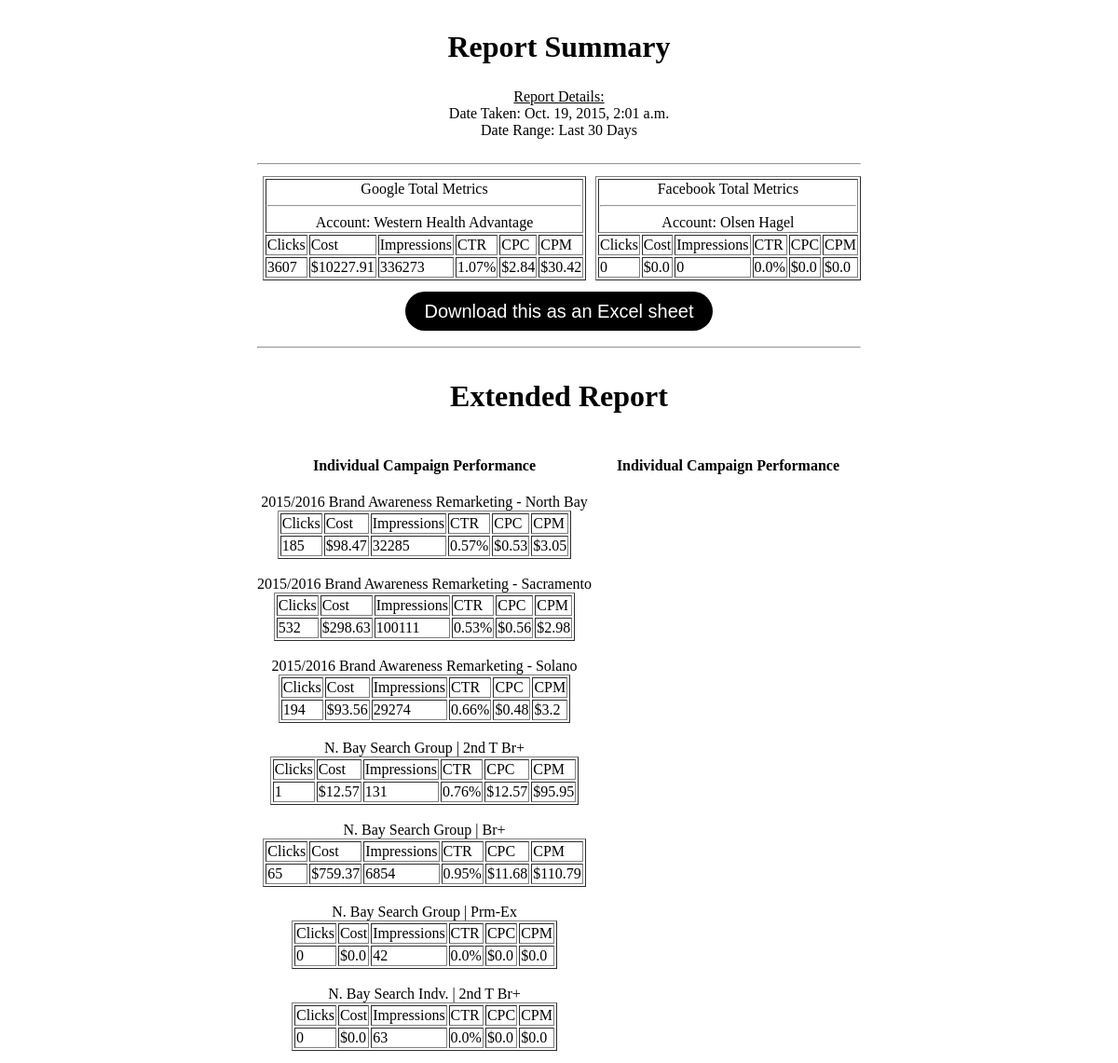
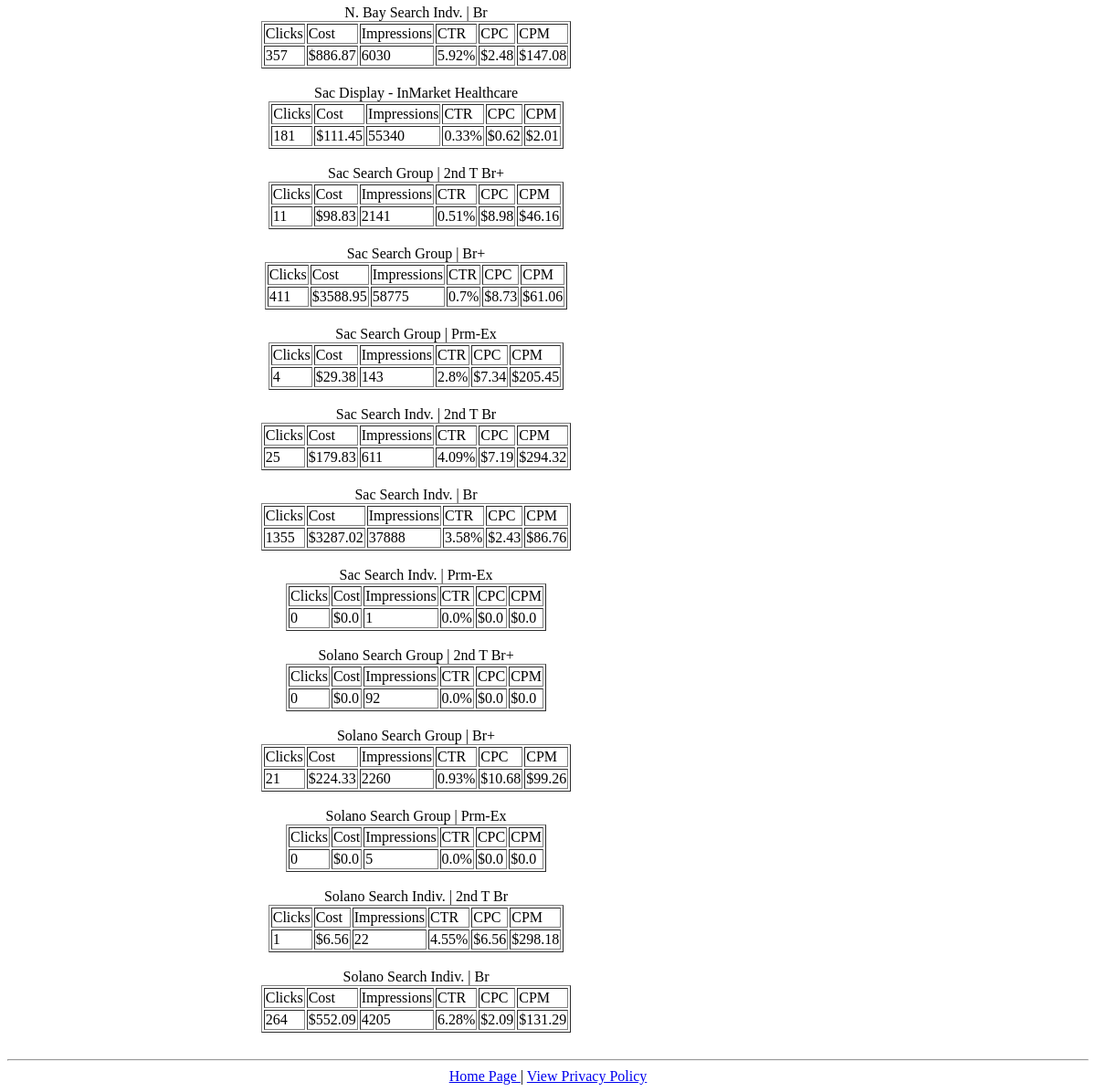
/report/view/812/812/ (signed in), run on the app's committed database (2 pictures, top to bottom).
### report/models.py (models this page shows, shortened)
class Report(models.Model):
	date_taken = models.DateTimeField(auto_now_add=True, blank=True)
	date_range = models.CharField(max_length=200, default='')
	user = models.CharField(max_length=200,default='')
	google_account = models.CharField(max_length=200,default='')

class Source(models.Model):
	name = models.CharField(max_length=200,default='')
	clicks = models.IntegerField(default=0)
	impressions = models.IntegerField(default=0)
	cost = models.FloatField(default=0)
	CTR = models.FloatField(default=0)
	CPC = models.FloatField(default=0)
	CPM = models.FloatField(default=0)

class FacebookAccount(models.Model):
	account_name = models.CharField(max_length=200, default='')
	account_id = models.CharField(max_length=200,default='')
	report = models.ForeignKey(Report, blank=True, null=True)

class adSource(models.Model):
	provider = models.CharField(max_length=200,default='')
	name = models.CharField(max_length=200,default='')
	clicks = models.IntegerField(default=0)
	impressions = models.IntegerField(default=0)
	cost = models.FloatField(default=0)
	CTR = models.FloatField(default=0)
	CPC = models.FloatField(default=0)
	CPM = models.FloatField(default=0)

### report/views.py (the view)
# urls.py: url(r'^view/(?P<gcid>[0-9]+)/(?P<fcid>[0-9]+)/$', views.grandview, name="grandview"),
def grandview(request, gcid, fcid):
  report = Report.objects.get()
  g_src = Source.objects.get(name='Google')
  fb_account = FacebookAccount.objects.get(pk=fcid)
  fb_adsource = adSource.objects.get(provider='Facebook', name=fb_account.account_name)
  campaign_list = FacebookCampaign.objects.filter(account=fb_account).order_by('name')
  g_adsource = adSource.objects.filter(provider='Google').order_by('name')
  if request.user.username == report.user:
    authenticated = True
  else:
    authenticated = False
  return render(request, 'report/grandview.html', {'authenticated':authenticated,'report':report, 'g_src': g_src, 'fb_account':fb_account, 'campaign_list':campaign_list, 'fb_adsource':fb_adsource, 'g_adsource':g_adsource})

### report/templates/report/grandview.html (shortened to what this page needs)
<!DOCTYPE html>
<html>
<head>
</head>
<body>
<center>
{% if not authenticated %}
	You are not authenticated to view the report currently stored <br>
	to run a new report click <a href="../../"><u> here </u></a>
{% else %}
<table border=0>
<tr>
	<td colspan="2" align="center">
		<h1> Report Summary </h1>
	</td>
</tr>
<tr>
	<td colspan="2" align="center">
		<u>Report Details:</u><br>
		Date Taken: {{report.date_taken}}<br>
		Date Range: {{report.date_range}}<br><br>
		<hr>
	</td>
</tr>
<tr>
	<td align="center">
		<table border=1>
		<tr>
			<td colspan="6" align="center">
				Google Total Metrics
				<hr>
				Account: {{report.google_account}}
			</td>
		</tr>
		<tr>
			<td>Clicks</td>
			<td>Cost</td>
			<td>Impressions</td>
			<td>CTR</td>
			<td>CPC</td>
			<td>CPM</td>
		</tr>
		<tr>
			<td>{{g_src.clicks}}</td>
			<td>${{g_src.cost}}</td>
			<td>{{g_src.impressions}}</td>
			<td>{{g_src.CTR}}%</td>
			<td>${{g_src.CPC}}</td>
			<td>${{g_src.CPM}}</td>
		</tr>
		</table>
	</td>
	<td align="center">
		<table border=1>
		<tr>
			<td colspan="6" align="center">
				Facebook Total Metrics
				<hr>
				Account: {{fb_account.account_name}}
			</td>
		</tr>
		<tr>
			<td>Clicks</td>
			<td>Cost</td>
			<td>Impressions</td>
			<td>CTR</td>
			<td>CPC</td>
			<td>CPM</td>
		</tr>
		<tr>
			<td>{{fb_adsource.clicks}}</td>
			<td>${{fb_adsource.cost}}</td>
			<td>{{fb_adsource.impressions}}</td>
			<td>{{fb_adsource.CTR}}%</td>
			<td>${{fb_adsource.CPC}}</td>
			<td>${{fb_adsource.CPM}}</td>
		</tr>
		</table>
	</td>
</tr>
<tr>
	<td colspan="2" align="center">
		<br><a href="../../spreadsheet/{{fb_account.account_id}}" class="btn"> Download this as an Excel sheet </a> <br><br><hr>
	</td>
</tr>
<tr>
	<td colspan="2" align="center"><h1> Extended Report </h1></td>
</tr>
<tr>
	<td align="center" valign="top">
			<h4>Individual Campaign Performance</h4>
			{% for campaign in g_adsource %}
			{{campaign.name}}
			<table border=1>
			<tr>
				<td>Clicks</td>
				<td>Cost</td>
				<td>Impressions</td>
				<td>CTR</td>
				<td>CPC</td>
				<td>CPM</td>
			</tr>
			<tr>
				<td>{{campaign.clicks}}</td>
				<td>${{campaign.cost}}</td>
				<td>{{campaign.impressions}}</td>
				<td>{{campaign.CTR}}%</td>
				<td>${{campaign.CPC}}</td>
				<td>${{campaign.CPM}}</td
			</tr>
			</table>
			<br>
		{% endfor %}
	</td>
	<td align="center" valign="top">
			<h4>Individual Campaign Performance</h4>
	</td>
</tr>
</table>
{% endif %}
<hr>
<a href="../../../../"> Home Page </a> | <a href="../../privacypolicy"> View Privacy Policy </a>
</center>
</body>
</html>

### report/templates/report/grandview.html (style rules this page uses)
.btn { -webkit-border-radius: 28; -moz-border-radius: 28; border-radius: 28px; font-family: Arial; color: #ffffff; font-size: 20px; background: #000000; padding: 10px 20px 10px 20px; text-decoration: none; }

### data on the page
Report: date_taken "Oct. 19, 2015, 2:01 a.m.", date_range "Last 30 Days", google_account "Western Health Advantage"
Source: clicks "3607", cost "10227.91", impressions "336273", CTR "1.07", CPC "2.84", CPM "30.42"
FacebookAccount: account_name "Olsen Hagel"
adSource: clicks "0", cost "0.0", impressions "0", CTR "0.0", CPC "0.0", CPM "0.0"
adSource: name "2015/2016 Brand Awareness Remarketing - North Bay", clicks "185", cost "98.47", impressions "32285", CTR "0.57", CPC "0.53", CPM "3.05"
adSource: name "2015/2016 Brand Awareness Remarketing - Sacramento", clicks "532", cost "298.63", impressions "100111", CTR "0.53", CPC "0.56", CPM "2.98"
adSource: name "2015/2016 Brand Awareness Remarketing - Solano", clicks "194", cost "93.56", impressions "29274", CTR "0.66", CPC "0.48", CPM "3.2"
adSource: name "N. Bay Search Group | 2nd T Br+", clicks "1", cost "12.57", impressions "131", CTR "0.76", CPC "12.57", CPM "95.95"
adSource: name "N. Bay Search Group | Br+", clicks "65", cost "759.37", impressions "6854", CTR "0.95", CPC "11.68", CPM "110.79"
adSource: name "N. Bay Search Group | Prm-Ex", clicks "0", cost "0.0", impressions "42", CTR "0.0", CPC "0.0", CPM "0.0"
adSource: name "N. Bay Search Indv. | 2nd T Br+", clicks "0", cost "0.0", impressions "63", CTR "0.0", CPC "0.0", CPM "0.0"
adSource: name "N. Bay Search Indv. | Br", clicks "357", cost "886.87", impressions "6030", CTR "5.92", CPC "2.48", CPM "147.08"
adSource: name "Sac Display - InMarket Healthcare", clicks "181", cost "111.45", impressions "55340", CTR "0.33", CPC "0.62", CPM "2.01"
adSource: name "Sac Search Group | 2nd T Br+", clicks "11", cost "98.83", impressions "2141", CTR "0.51", CPC "8.98", CPM "46.16"
adSource: name "Sac Search Group | Br+", clicks "411", cost "3588.95", impressions "58775", CTR "0.7", CPC "8.73", CPM "61.06"
adSource: name "Sac Search Group | Prm-Ex", clicks "4", cost "29.38", impressions "143", CTR "2.8", CPC "7.34", CPM "205.45"
adSource: name "Sac Search Indv. | 2nd T Br", clicks "25", cost "179.83", impressions "611", CTR "4.09", CPC "7.19", CPM "294.32"
adSource: name "Sac Search Indv. | Br", clicks "1355", cost "3287.02", impressions "37888", CTR "3.58", CPC "2.43", CPM "86.76"
adSource: name "Sac Search Indv. | Prm-Ex", clicks "0", cost "0.0", impressions "1", CTR "0.0", CPC "0.0", CPM "0.0"
adSource: name "Solano Search Group | 2nd T Br+", clicks "0", cost "0.0", impressions "92", CTR "0.0", CPC "0.0", CPM "0.0"
adSource: name "Solano Search Group | Br+", clicks "21", cost "224.33", impressions "2260", CTR "0.93", CPC "10.68", CPM "99.26"
adSource: name "Solano Search Group | Prm-Ex", clicks "0", cost "0.0", impressions "5", CTR "0.0", CPC "0.0", CPM "0.0"
adSource: name "Solano Search Indiv. | 2nd T Br", clicks "1", cost "6.56", impressions "22", CTR "4.55", CPC "6.56", CPM "298.18"
adSource: name "Solano Search Indiv. | Br", clicks "264", cost "552.09", impressions "4205", CTR "6.28", CPC "2.09", CPM "131.29"
